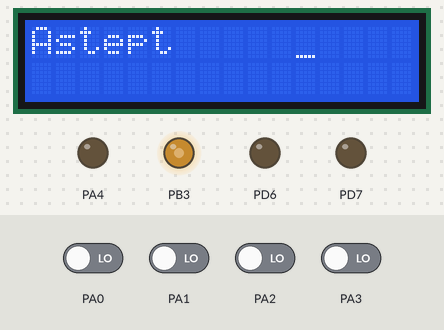
The program below on a simulated ATmega16, built with avr-gcc and emulated at 8 MHz. On the bench: 16×2 character LCD, output pins drawn as LEDs (lit = HIGH). Wiring (inferred from the names in the program): character LCD (HD44780): RS PD4; E PD5; data PD0, PD1, PD2, PD3. The test bench sets the inputs (shaded band); at power-on: PA0–3 LOW. Pins used as bus, display or sensor lines are not drawn.

Above: at 1.1 s.
Timing chart, 0 to 2.6 s (numbered marks = the images above):
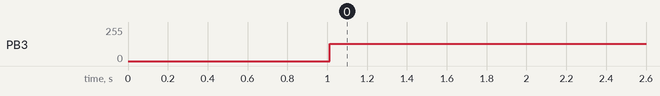

The program:

pwm.c
```c
#include "LCD.h"
#include <stdlib.h>

#define NOKEY 0x7F
char kbscan();

int main(){
   unsigned char code_now = NOKEY, code_ante;
   unsigned char kbhit=0, kbcode=NOKEY, loop_cnt=0;
   int lumi=50;  //luminozitatea
   char buf_lumi[10];

   initLCD();

   //initializari pentru timer0 - fast PWM

   //       ---------- Fast PWM
   //       |  |
   TCCR0=0b01101100;
   //        || |||
   //        ||  -----p=256
   //        --------- OC0 clear on compare match, set at bottom (non-inverting mode)

   OCR0=128;
   //seteaza OC0 ca iesire
   setbit(DDRB, 3);
   gotoLC(1, 1);
   putsLCD("Astept     ");

   while(1){
      if(loop_cnt==200){
         code_ante=code_now;
         code_now = kbscan();
         if(code_now != NOKEY && code_ante == NOKEY){
            kbhit=1;
            kbcode=code_now;
         }
         loop_cnt=0;
      }
      loop_cnt++;

      //PWM start
      if(kbhit  && (kbcode == 'C' || kbcode == 'D')){
		 kbhit=0;
         if(kbcode == 'C'){
            lumi=lumi+5;//...creste luminozitatea cu 5%
            //...
            if(lumi>100){
               lumi=100;
            }
         }
         if(kbcode == 'D'){
            lumi=lumi-5;//...scade luminozitatea cu 5%
            //...
            if(lumi<0){
               lumi=0;
            }
         }

		   OCR0 = lumi*255/100-1; //......

         itoa(lumi,buf_lumi,10);
         gotoLC(2,1);
         putsLCD("L=");
         putsLCD(buf_lumi);
         putsLCD("%  " );
      }
      //PWM end

	  //simulare calcul de durata
      if( kbhit && kbcode>='0' && kbcode<='9'){
         //kbhit=0;
         //scrie "Calculez..." de la pozitia 1, 1
         gotoLC(1,1);
         putsLCD("Calculez    ");
         _delay_ms(5000);
         //scrie "Astept     " de la pozitia 1, 1
         gotoLC(1,1);
         putsLCD("Astept    ");
      }
       // end calcul
	   kbhit=0;

   }//end while
}//end main

char kbscan(){
   char tabela_trans[]="123A456B789C*0#D";

   unsigned char cols=0;
   unsigned char temp;
   volatile unsigned char La; //linia activa
   volatile unsigned char Ca; //coloana activa
   unsigned char cod_intern;
   char cod_extern;

   for(DDRA=0x10;DDRA>0;DDRA<<=1) {
      _delay_us(4);
      cols=~PINA;
      cols=cols&0x0f;
      if(cols!=0)
      break;
   }
   if(DDRA==0)
   return NOKEY;

   temp=DDRA;
   for(La=0;temp!=0x10;temp>>=1)
   La++;

   for(Ca=0;cols!=1;cols>>=1)
   Ca++;

   cod_intern=La*4+Ca;
   cod_extern=tabela_trans[cod_intern];
   return cod_extern;
}
```

LCD.c
```c
#include "LCD.h"

#define E  5
#define RS 4

#define IReg 0
#define DReg 1

void wr_LCDreg(unsigned char vRS, unsigned char data){

   static volatile unsigned char cnt8;

#define wait125   cnt8++

   static unsigned char first=1;

   PORTD = (data>>4) & 0x0f;

   if(vRS==0)
      clrbit(PORTD,RS);	//RS=0
   else
      setbit(PORTD,RS);	//RS=1

   wait125;

   setbit(PORTD,E);	//E=1
   wait125;
   wait125;

   clrbit(PORTD,E);	//E=0
   wait125;

   if(first){
      first=0;
      return;
   }

   PORTD &=0xf0;
   PORTD = PORTD | (data & 0x0f);

   wait125;

   setbit(PORTD,E);	//E=1
   wait125;
   wait125;

   clrbit(PORTD,E);	//E=0
   wait125;
}

void initLCD(){
    PORTD = 0;
    DDRD  = 0xff;
    _delay_ms(1000);
   // Function set
	//bit 7 6 5 4   3 2 1 0
	//    0 0 1 DL  N F - -
	//    0 0 1  0  1 1 0 0  0x3c
	wr_LCDreg(IReg, 0b00101100);
   _delay_us(50);

	wr_LCDreg(IReg, 0b00101100);
   _delay_us(50);

   // Display on/off control
   // Display on/off control
	//bit 7 6 5 4   3 2 1 0
	wr_LCDreg(IReg, 0x0e);
   _delay_us(50);

   // Entry mode set
   //bit 7 6 5 4   3 2 1 0
	wr_LCDreg(IReg, 0x06);
   _delay_us(50);

   // Clear display
   //bit 7 6 5 4   3 2 1 0
	wr_LCDreg(IReg, 0x01);
   _delay_ms(3);
}

void clrLCD(){
	wr_LCDreg(IReg, 0x01);
    _delay_ms(2);
}

void gotoLC(unsigned char line, unsigned char col){
   if(line>=1 && line<=2 && col>=1 && col <= 16){
      wr_LCDreg(IReg, 0x80 + 0x40 * --line + --col); //set DDRAM address
      _delay_us(50);
   }
}

void putchLCD(char ch){
	wr_LCDreg(DReg,ch);
   _delay_us(50);
}

void putsLCD( char ch[]){
	while(*ch)
		putchLCD(*ch++);
}
 
```

LCD.h
```c
#include <avr/io.h>
#define F_CPU 8000000UL
#include <util/delay.h>

#define clrbit(var,bit) ( (var) &= ~(1 << (bit)) )
#define setbit(var,bit) ( (var) |=  1 << (bit) )
#define testbit(var,bit)( (var) &   1 << (bit) )

void initLCD();
void putchLCD(char ch);
void putsLCD( char ch[]);
void clrLCD();
void gotoLC(unsigned char line, unsigned char col);
```

Measured:
- by itself, PB3: 0/255 → 128/255 at 1.0 s
